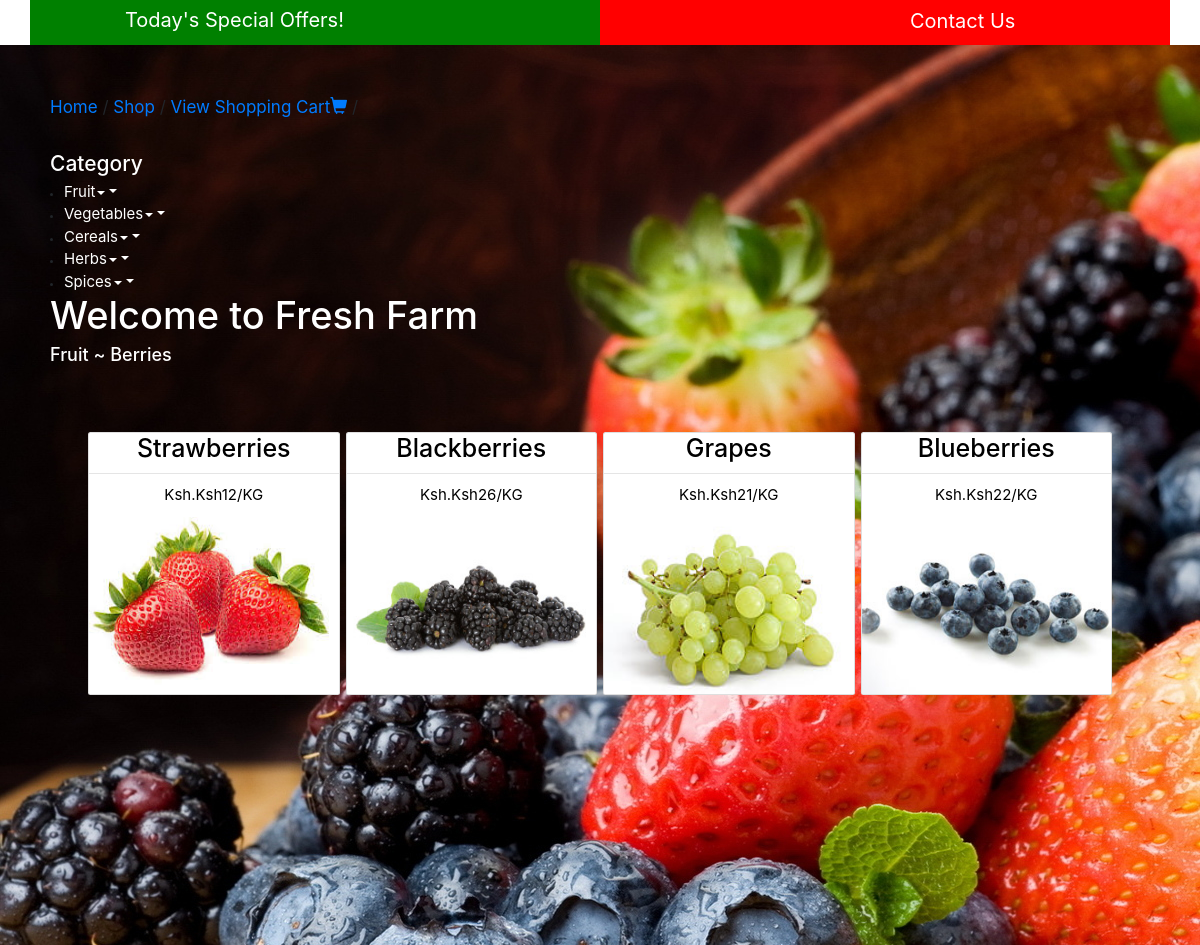
The app's page /subcat_details.php?cat=6 with its own data.
### tables this page shows
CREATE TABLE `category` (
  `Categoryid` int(11) NOT NULL,
  `Name` varchar(50) NOT NULL,
  `Parent` int(11) NOT NULL DEFAULT '0'
);

CREATE TABLE `products` (
  `Productid` int(11) NOT NULL,
  `Category` int(11) DEFAULT NULL,
  `Name` varchar(50) DEFAULT NULL,
  `UnitPrice` float DEFAULT NULL,
  `Image` varchar(250) DEFAULT NULL,
  `date_added` datetime NOT NULL,
  `Deleted` int(11) DEFAULT NULL,
  `Featured` int(11) DEFAULT NULL
);

### subcat_details.php (the view, shortened to what this page needs)
<?php
require_once 'includes/init.php';
if(isset($_GET['cat'])){
  $cat_id = ($_GET['cat']);
}else{
  $cat_id = '';
}
function get_category($child_id){
 global $db;
 $id = $child_id;
 $sql = "SELECT p.Categoryid AS 'pCategoryid', p.Name AS 'Parent', c.Categoryid AS 'cCategoryid', c.Name AS 'Child'
         FROM Category c
         INNER JOIN Category p
         ON c.Parent = p.Categoryid
         WHERE c.Categoryid = '$id'";
  $query = $db->query($sql);
  $category = mysqli_fetch_assoc($query);
  return $category;
}
$catsql = "SELECT * FROM Products WHERE Category = '$cat_id'";
$productcat = $db->query($catsql);
$category = get_category($cat_id);
$sql1 = "SELECT * FROM Category WHERE Parent = 0";
$pquery = $db->query($sql1);
?>
<!DOCTYPE html>
<html>
<head>
    <link rel="stylesheet" href="http://maxcdn.bootstrapcdn.com/bootstrap/3.3.7/css/bootstrap.min.css">
	<link rel="stylesheet" href="https://maxcdn.bootstrapcdn.com/bootstrap/4.0.0-alpha.6/css/bootstrap.min.css">
</head>
<body>
<div class="container" style="background-color:grey;width:100%;">
<div class="row">
  <div class="col-lg-6" style="background-color:green;">
  <div class="offers">
  <a href="countdown.php" style="text-align:center;">Today's Special Offers!</a>
  </div>
  </div>
  <div class="col-lg-6" style="background-color:red;">
  <div class="contact">
  <a href="contact.php" style="text-align:center;">Contact Us</a>
  </div>
  </div>
</div>
</div>
<div class="container5">
<?php include("toplinks.php") ?>
<br><br>
	<div class="cols">
		<h4 style="font-size:21px;color:white;">Category</h4>
		<?php while($parent = mysqli_fetch_assoc($pquery)):?>
		<li class="dropdown">
		  <a href="#" class="dropdown-toggle" data-toggle="dropdown" style="color:white;font-size:15px;"><?php echo$parent['Name'];?><span class="caret"></span></a>
		</li>
	    <?php endwhile;?>
	</div>
		<div class="title text-center">
			<h1 style="font-size:3.8em;color:white;" align="left"> Welcome to Fresh Farm</h1>
		</div>
		<h1 style="font-size:1.8em;color:white;"><?php echo$category['Parent']. ' ~ ' .$category['Child'];?></h1>
	<div class="container text-muted">
<div class="row rows">
  <?php while($product = mysqli_fetch_assoc($productcat)) : ?>
  <div class="col-md-6 col-lg-3">
  <div class="card">
  <div class="card-block">
  <h3 class="card-title text-center" style="font-size:25px;color:black;"><?php echo $product["Name"]; ?></h3>
  <hr>
  <p class="text-center" style="font-size:15px;color:black;">Ksh.<?php echo 'Ksh'.$product["UnitPrice"]; ?>/KG</p>
  </div>
  <img src="<?php echo $product['Image']; ?>" class="card-img-bottom img-fluid" alt="<?php echo $product['Name']; ?>" style="height:177px;"/>
     </div>
    </div>
  <?php endwhile; ?>
  </div>
  </div>
</div>
</body>
</html>

### subcat_details.php (style rules this page uses)
.offers a { color:white; font-size:20px; text-decoration:none; padding:0px 63px; }
.contact { height:45px;  background-color:red; color:white; font-size:18px; margin-left:270px; padding:6px 25px; }
.contact a { color:white; font-size:20px; text-decoration:none;  }
.card { margin:4px -12px; -webkit-transition: all 200ms ease-in; -webkit-transform: scale(1); -ms-transition: all 200ms ease-in; -ms-transform: scale(1); -moz-transition: all 200ms ease-in; -moz-transform: scale(1); transition: all 200ms ease-in; transform: scale(1); }
.rows { margin:58px 20px; }

### records on screen
category: Name "Fruit", category.Name "Berries"
category: Name "Vegetables"
category: Name "Cereals"
category: Name "Herbs"
category: Name "Spices"
products: Name "Strawberries", UnitPrice "12", Image (picture)
products: Name "Blackberries", UnitPrice "26", Image (picture)
products: Name "Grapes", UnitPrice "21", Image (picture)
products: Name "Blueberries", UnitPrice "22", Image (picture)
